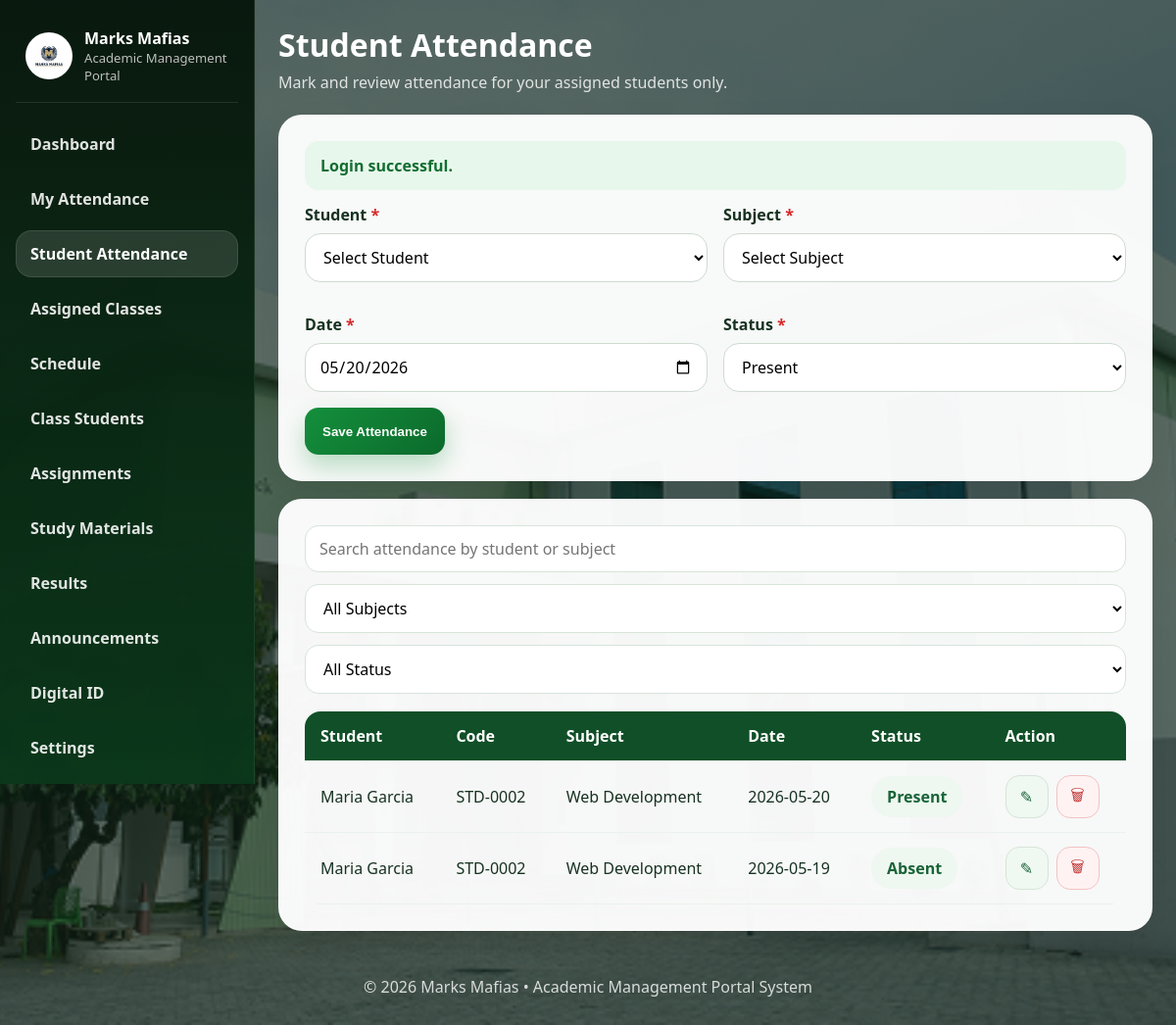
Page /public/teacher/attendance.php (signed in) on the committed database.
### tables this page shows
CREATE TABLE `student_attendance` (
  `id` int(11) NOT NULL,
  `student_id` int(11) NOT NULL,
  `subject_id` int(11) NOT NULL,
  `attendance_date` date NOT NULL,
  `status` varchar(30) NOT NULL,
  `marked_by` int(11) NOT NULL,
  `created_at` timestamp NOT NULL DEFAULT current_timestamp()
);

CREATE TABLE `users` (
  `id` int(11) NOT NULL,
  `role` enum('admin','teacher','student') NOT NULL,
  `role_code` varchar(30) DEFAULT NULL,
  `name` varchar(120) NOT NULL,
  `email` varchar(150) NOT NULL,
  `password` varchar(255) NOT NULL,
  `photo` varchar(255) DEFAULT NULL,
  `dob` date DEFAULT NULL,
  `address` text DEFAULT NULL,
  `contact` varchar(40) DEFAULT NULL,
  `guardian` varchar(120) DEFAULT NULL,
  `qualification` varchar(120) DEFAULT NULL,
  `department` varchar(120) DEFAULT NULL,
  `status` enum('active','inactive') NOT NULL DEFAULT 'active',
  `reset_token` varchar(64) DEFAULT NULL,
  `otp_code` varchar(255) DEFAULT NULL,
  `otp_expires_at` datetime DEFAULT NULL,
  `otp_attempts` int(11) DEFAULT 0,
  `last_otp_request` datetime DEFAULT NULL,
  `reset_expires_at` datetime DEFAULT NULL,
  `created_at` timestamp NOT NULL DEFAULT current_timestamp()
);

CREATE TABLE `subjects` (
  `id` int(11) NOT NULL,
  `course_id` int(11) NOT NULL,
  `teacher_id` int(11) NOT NULL,
  `subject_code` varchar(40) NOT NULL,
  `subject_name` varchar(150) NOT NULL,
  `year_label` varchar(30) NOT NULL,
  `semester` varchar(60) NOT NULL,
  `created_at` timestamp NOT NULL DEFAULT current_timestamp()
);

### public/teacher/attendance.php (the view, shortened to what this page needs)
<?php
require_once dirname(dirname(__DIR__)) . '/includes/auth.php';
$teacherId = (int)user()['id'];
$edit = null;
$rowsStmt = $pdo->prepare('
    SELECT sa.*, u.name AS student_name, u.role_code, s.subject_name
    FROM student_attendance sa
    JOIN users u ON u.id = sa.student_id
    JOIN subjects s ON s.id = sa.subject_id
    WHERE s.teacher_id = ?
    ORDER BY attendance_date DESC
');
$rowsStmt->execute([$teacherId]);
$rows = $rowsStmt->fetchAll();
include dirname(dirname(__DIR__)) . '/includes/header.php';
?>
<div class="dashboard-shell">
    <?php include dirname(dirname(__DIR__)) . '/includes/sidebar.php'; ?>
    <main class="main-panel">
        <div class="dashboard-top">
            <div class="dashboard-title">
                <h1>Student Attendance</h1>
                <p>Mark and review attendance for your assigned students only.</p>
            </div>
        </div>
        <div class="section-stack">
            <div class="form-card">
                <form method="post">
                    <div class="form-grid">
                        <div class="form-group">
                            <label>Student <span class="required">*</span></label>
                            <select name="student_id" id="student_id" required>
                                <option value="">Select Student</option>
                            </select>
                        </div>
                        <div class="form-group">
                            <label>Subject <span class="required">*</span></label>
                            <select name="subject_id" id="subject_id" required>
                                <option value="">Select Subject</option>
                            </select>
                        </div>
                        <div class="form-group">
                            <label>Date <span class="required">*</span></label>
                            <input type="date" name="attendance_date" value="<?= e($edit['attendance_date'] ?? date('Y-m-d')) ?>" required>
                        </div>
                        <div class="form-group">
                            <label>Status <span class="required">*</span></label>
                            <select name="status">
                                <option <?= (($edit['status'] ?? '') === 'Present') ? 'selected' : '' ?>>Present</option>
                            </select>
                        </div>
                    </div>
                    <div class="inline-actions">
                        <button class="btn btn-primary"><?= $edit ? 'Update Attendance' : 'Save Attendance' ?></button>
                    </div>
                </form>
            </div>
            <div class="table-card">
                <div class="search-row">
                    <input type="text" placeholder="Search attendance by student or subject" data-table-search="teacherStudentAttendance">
                    <select data-filter-target="teacherStudentAttendance">
                        <option value="">All Subjects</option>
                    </select>
                    <select data-filter-target="teacherStudentAttendance">
                        <option value="">All Status</option>
                    </select>
                </div>
                <div class="table-wrap">
                    <table id="teacherStudentAttendance">
                        <thead>
                            <tr>
                                <th>Student</th>
                                <th>Code</th>
                                <th>Subject</th>
                                <th>Date</th>
                                <th>Status</th>
                                <th>Action</th>
                            </tr>
                        </thead>
                        <tbody>
                            <?php foreach ($rows as $r): ?>
                                <tr>
                                    <td><?= e($r['student_name']) ?></td>
                                    <td><?= e($r['role_code']) ?></td>
                                    <td><?= e($r['subject_name']) ?></td>
                                    <td><?= e($r['attendance_date']) ?></td>
                                    <td><span class="kpi"><?= e($r['status']) ?></span></td>
                                    <td>
                                        <div class="inline-actions">
                                            <a class="icon-btn" title="Edit" href="?edit=<?= (int)$r['id'] ?>">✎</a>
                                            <form method="post">
                                                <button class="icon-btn danger" title="Delete">🗑</button>
                                            </form>
                                        </div>
                                    </td>
                                </tr>
                            <?php endforeach; ?>
                        </tbody>
                    </table>
                </div>
            </div>
        </div>
    </main>
</div>
<?php include dirname(dirname(__DIR__)) . '/includes/footer.php'; ?>

### assets/css/style.css (style rules this page uses)
:root { --primary: #148f3c; --primary-dark: #0b6a2b; --primary-soft: #dff4e4; --accent: #f5fff7; --white: #fff; --text: #173221; --muted: #5f7567; --border: #d6e7da; --danger: #cf3a3a; --shadow: 0 14px 34px rgba(0, 0, 0, 0.08); --shadow-lg: 0 26px 60px rgba(0, 0, 0, 0.16); --radius: 18px; --radius-lg: 30px; }
* { box-sizing: border-box; }
html { scroll-behavior: smooth; }
body { margin: 0; font-family: Segoe UI, Tahoma, sans-serif; color: var(--text); background: linear-gradient(rgba(14, 36, 24, 0.68), rgba(14, 36, 24, 0.64)), url("../images/bg.jpg") center/cover no-repeat; background-attachment: scroll; }
a { text-decoration: none; color: inherit; }
.content-card, .table-card, .form-card, .panel-card { background: rgba(255, 255, 255, 0.96); border-radius: var(--radius); box-shadow: var(--shadow); border: 1px solid rgba(255, 255, 255, 0.5); }
.content-card, .form-card, .panel-card { padding: 24px; }
.table-card { padding: 20px; }
.section-stack { display: grid; gap: 18px; }
.form-row, .form-grid { display: grid; grid-template-columns: 1fr 1fr; gap: 16px; }
.form-group { margin-bottom: 16px; }
label { display: block; margin-bottom: 8px; font-weight: 700; }
.required { color: #d62828; }
input, select, textarea { width: 100%; min-height: 48px; padding: 12px 14px; border: 1px solid #cedbd1; border-radius: 16px; font: inherit; background: #fff; }
.btn { display: inline-flex; align-items: center; justify-content: center; min-height: 48px; padding: 0 18px; border: none; border-radius: 14px; font-weight: 700; cursor: pointer; transition: 0.2s ease; }
.btn-primary { background: linear-gradient(135deg, var(--primary), var(--primary-dark)); color: #fff; box-shadow: 0 12px 24px rgba(20, 143, 60, 0.28); }
.search-row { display: flex; gap: 12px; flex-wrap: wrap; align-items: center; margin-bottom: 16px; }
.search-row input, .search-row select { background: #fff; border: 1px solid #d7e4da; border-radius: 14px; min-height: 48px; padding: 12px 14px; }
.search-row input { flex: 1 1 260px; }
.table-wrap { overflow-x: auto; border-radius: 16px; }
table { width: 100%; border-collapse: collapse; background: transparent; }
thead { background: #104f27; color: #fff; }
th, td { padding: 14px 16px; text-align: left; vertical-align: top; border-bottom: 1px solid #ebf1ec; }
.kpi { background: #eef7f0; padding: 10px 16px; border-radius: 999px; display: inline-flex; align-items: center; justify-content: center; font-weight: 700; color: #196438; white-space: nowrap; }
.inline-actions { display: flex; gap: 10px; align-items: center; flex-wrap: nowrap; }
.inline-actions form { margin: 0; }
.icon-btn, .btn-icon { display: inline-flex; align-items: center; justify-content: center; width: 42px; height: 42px; border-radius: 14px; border: 1px solid #d7e4da; background: #eff8f1; color: #196438; font-size: 1rem; }
.icon-btn.danger, .btn-icon.danger { background: #fff2f2; border-color: #f1c3c3; color: #c23a3a; }
.main-panel { display: flex; flex-direction: column; gap: 22px; }
.dashboard-top { margin-bottom: 0; }
.form-card, .table-card, .content-card, .panel-card { width: 100%; border-radius: 24px; }
.form-card { padding: 26px; }
.table-card { padding: 26px; }
.search-row { margin-bottom: 18px; }
.table-wrap { margin-top: 6px; }
.inline-actions { gap: 12px; }
.inline-actions form { display: inline-flex; margin: 0; }
.icon-btn, .btn-icon { width: 44px; height: 44px; flex: 0 0 auto; }

### rows in the picture
student_attendance: student.name "Maria Garcia", student.role_code "STD-0002", subject.subject_name "Web Development", attendance_date "2026-05-20", status "Present"
student_attendance: student.name "Maria Garcia", student.role_code "STD-0002", subject.subject_name "Web Development", attendance_date "2026-05-19", status "Absent"

### other values in the picture
$label "Dashboard"
$label "My Attendance"
$label "Student Attendance"
$label "Assigned Classes"
$label "Schedule"
$label "Class Students"
$label "Assignments"
$label "Study Materials"
$label "Results"
$label "Announcements"
$label "Digital ID"
$label "Settings"
$item['message'] "Login successful."
